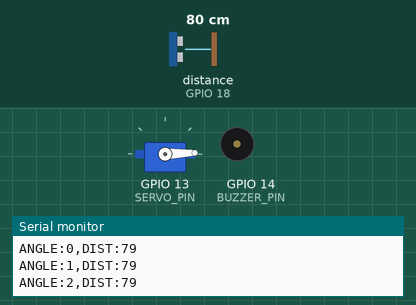
A sketch run on a simulated ESP32. Shown: servo, buzzer (waves = sounding), the last lines printed to the serial monitor. Wiring (inferred from the names in the program): ultrasonic range finder: trigger GPIO 5; echo GPIO 18. Inputs (shaded band) come from the test bench; at power-on: distance to the obstacle (sensor on GPIO 18) 80 cm. The echo pulse lasts 58.3 µs per cm.

Above: at 1.7 s.
1.8 s: distance to the obstacle (sensor on GPIO 18) set to 2 cm
At 3.65 s:
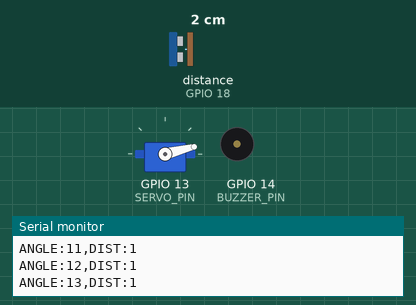
4.8 s: distance to the obstacle (sensor on GPIO 18) set to 120 cm
At 5.22 s:
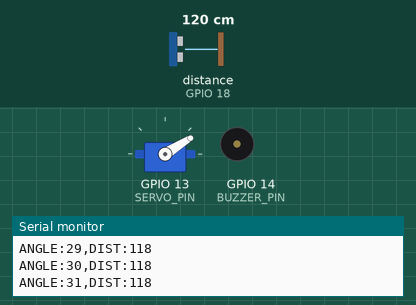
7.8 s: distance to the obstacle (sensor on GPIO 18) set to 60 cm
At 8.03 s:
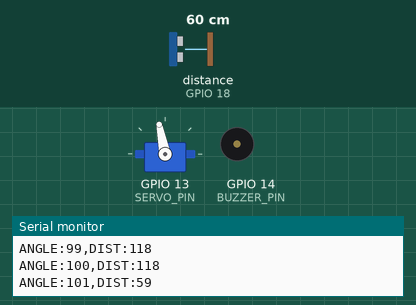
10.8 s: distance to the obstacle (sensor on GPIO 18) set to 250 cm
At 10.98 s:
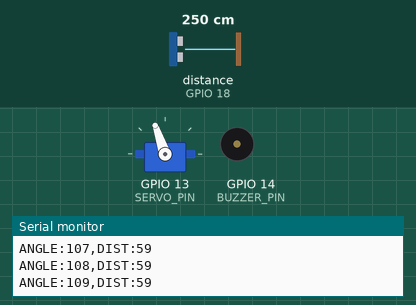
13.8 s: distance to the obstacle (sensor on GPIO 18) set to 4 cm
At 13.97 s:
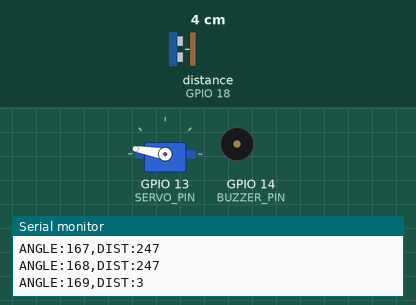
16.8 s: distance to the obstacle (sensor on GPIO 18) set to 9 cm
Timing chart, 0 to 20.8 s (numbered marks = the images above; inputs shaded):
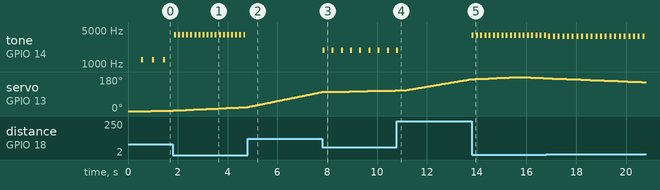

The sketch:

radar_esp32_.ino
```cpp
#include <ESP32Servo.h>                             // Servo library

#define TRIG_PIN   5                                // Ultrasonic trigger
#define ECHO_PIN   18                               // Ultrasonic echo
#define SERVO_PIN  13                               // Servo signal
#define BUZZER_PIN 14                               // Buzzer pin

#define MAX_DISTANCE 200                            // Max range cm
#define DETECT_RANGE 100                            // Detection range
#define PWM_CHANNEL  0                              // LEDC channel
#define PWM_FREQ     2000                           // Base buzz freq
#define PWM_RES      8                              // PWM resolution

Servo radarServo;                                   // Servo object
int angle = 0;                                      // Current angle
int sweepDir = 1;                                   // Sweep direction

long measureDistance() {                            // Distance function
  digitalWrite(TRIG_PIN, LOW);                      // Clear trigger
  delayMicroseconds(2);                             // Short pause
  digitalWrite(TRIG_PIN, HIGH);                     // Send pulse
  delayMicroseconds(10);                            // Pulse width
  digitalWrite(TRIG_PIN, LOW);                      // End pulse
  long duration = pulseIn(ECHO_PIN, HIGH, 30000);   // Read echo
  if (duration == 0) return MAX_DISTANCE;           // Timeout fallback
  return duration * 0.034 / 2;                      // Convert to cm
}

void buzzByDistance(long dist) {                    // Buzzer function
  if (dist >= DETECT_RANGE) {                       // Out of range
    ledcWrite(PWM_CHANNEL, 0);                      // Buzzer off
    return;
  }
  int volume = map(dist, 0, DETECT_RANGE, 255, 20); // Map to volume
  int freq = map(dist, 0, DETECT_RANGE, 4000, 500); // Map to freq
  ledcChangeFrequency(PWM_CHANNEL, freq, PWM_RES);  // Set frequency
  ledcWrite(PWM_CHANNEL, volume);                   // Set duty cycle
  delay(80);                                        // Tone duration
  ledcWrite(PWM_CHANNEL, 0);                        // Brief silence
  delay(map(dist, 0, DETECT_RANGE, 50, 400));       // Gap by distance
}

void setup() {
  Serial.begin(115200);                             // Start serial
  pinMode(TRIG_PIN, OUTPUT);                        // Trig as output
  pinMode(ECHO_PIN, INPUT);                         // Echo as input
  ledcSetup(PWM_CHANNEL, PWM_FREQ, PWM_RES);        // Setup LEDC
  ledcAttachPin(BUZZER_PIN, PWM_CHANNEL);           // Attach buzzer
  radarServo.attach(SERVO_PIN);                     // Attach servo
  radarServo.write(0);                              // Start position
  delay(500);                                       // Settle time
}

void loop() {
  radarServo.write(angle);                          // Move servo
  delay(30);                                        // Settle servo

  long distance = measureDistance();                // Get distance

  Serial.print("ANGLE:");                           // Print label
  Serial.print(angle);                              // Print angle
  Serial.print(",DIST:");                           // Print label
  Serial.println(distance);                         // Print distance

  if (distance < DETECT_RANGE) {                    // Object found
    buzzByDistance(distance);                       // Buzz buzzer
  }

  angle += sweepDir;                                // Step angle
  if (angle >= 180) sweepDir = -1;                  // Reverse right
  if (angle <= 0)   sweepDir =  1;                  // Reverse left
}
```

Measured:
- after the input at 1.8 s, tone on GPIO 14 (BUZZER_PIN): alternates 3965 Hz for 0.08 s and silent for 0.08 s, starting after 0.05 s
- after the input at 4.8 s, tone on GPIO 14 (BUZZER_PIN): stops changing and stays silent
- after the input at 7.8 s, tone on GPIO 14 (BUZZER_PIN): alternates 1935 Hz for 0.08 s and silent for 0.29 s, starting at once
- after the input at 10.8 s, tone on GPIO 14 (BUZZER_PIN): goes on until 10.9 s, then stays silent
- after the input at 13.8 s, tone on GPIO 14 (BUZZER_PIN): alternates 3895 Hz for 0.08 s and silent for 0.09 s, starting at once
- by itself, tone on GPIO 14 (BUZZER_PIN): alternates 1235 Hz for 0.08 s and silent for 0.36 s
